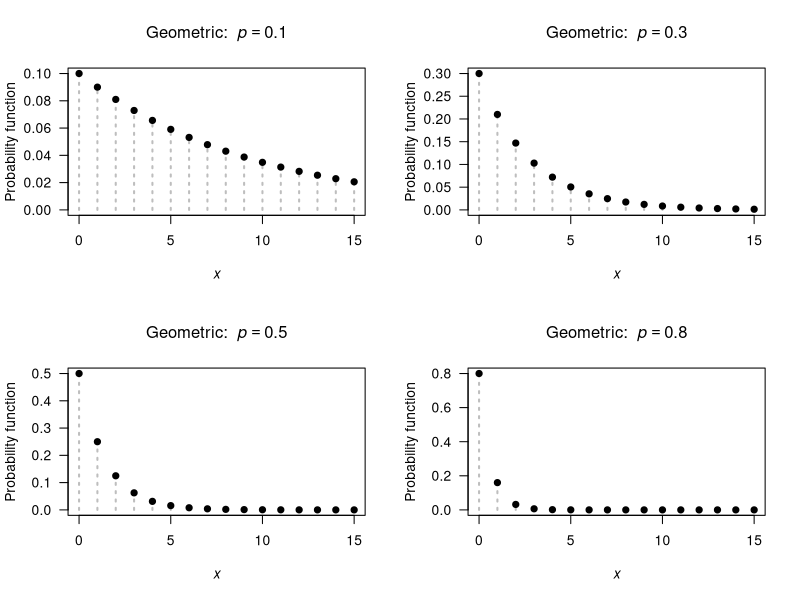

This chart was generated by the following R code:
## ---- chunk 1
par( mfrow = c(2, 2))

xmax <- c(15, 15, 15, 15)
p <- c(0.1, 0.3, 
       0.5, 0.8)

for (i in (1:4)) {
  pValue <- p[i]
  x <-  0:xmax[i]
  y <- dgeom(x,
             prob = pValue)
  
   plot( x = x,
         y = y,
         xlim = c(0, xmax[i]),
         xlab = expression(italic(x)),
         ylab = "Probability function",
         main = bquote("Geometric: " ~ italic(p) == .(pValue) ),
         las = 1,
         ylim = c(0, max(y)),
         col = "grey",
         lty = 3,
         lwd = 2,
         type = "h")
  points(x = x,
         y = y,
         pch = 19)
  
}
